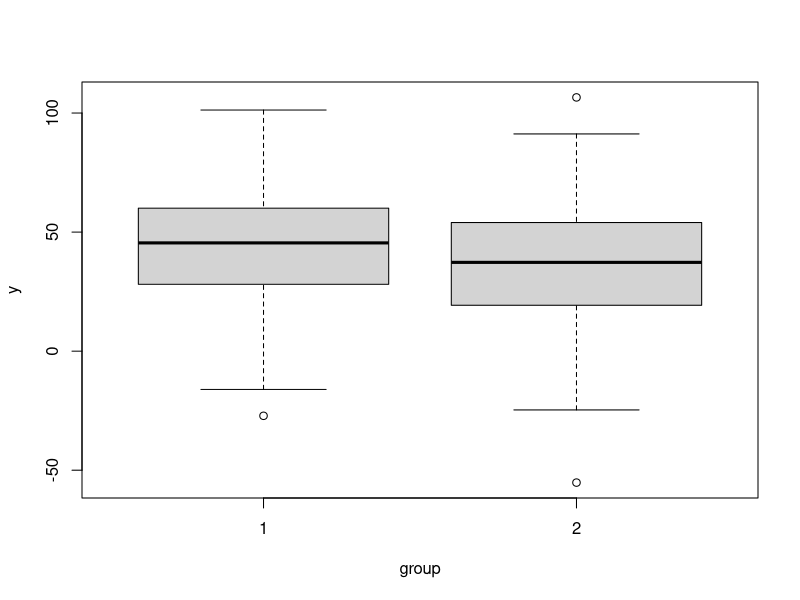

Generate this figure with R:
N1 =200
N2 =200
N = N1+N2
mu=c(45,40)
sigma=c(25,25)

group= c(rep(1,N1),rep(2,N2))

y = rnorm(N,mu[group],sigma[group])         

df = data.frame(group,y)

boxplot(y~group)

y1 = y[1:N1]
y2 = y[(N1+1):N]

t = t.test(y1,y=y2)

replications = 10000

contains = rep(FALSE,replications)
plt_05   = rep(FALSE,replications)

for (i in 1:replications){
  y = rnorm(N,mu[group],sigma[group]) 
  y1 = y[1:N1]
  y2 = y[(N1+1):N]
  
  t = t.test(y1,y=y2)
  if ((t$conf.int[1]<5) && (t$conf.int[2] > 5)) contains[i]=TRUE
  if (t$p.value < .05) plt_05[i]=TRUE
}

mean(contains)
mean(plt_05)
